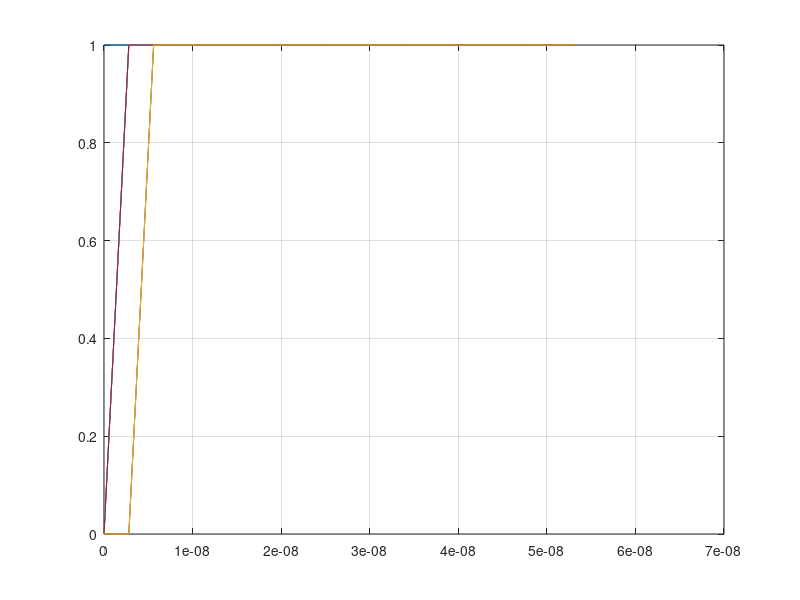
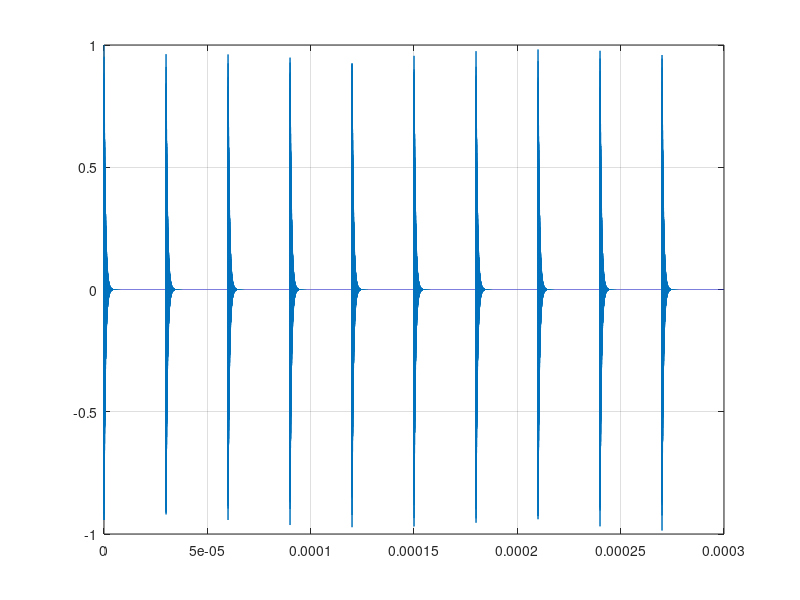

The MATLAB source for these figures, in order:
close all;
clear all; % clc;

format compact

% addpath('../LlrfLib/')
addpath('../../submodules/sysgen-dsp-lib/LlrfLib/')
% LLRF setup
axiClk = 156.25e6;
interleavedChannels = 12;



configBase = hex2dec('800');
statusBase = hex2dec('0');
cav1p1_addr = 204;
cav1p2_addr = cav1p1_addr * 2;
cav2p1_addr = cav1p1_addr * 3;
cav2p2_addr = cav1p1_addr * 4;

Fs     = 357e6;
Fadc   = Fs;
flo    = 2771e6;       % LO freq
Ts     = 1/Fs;
Tadc   = 1/Fadc;
Fproc  = 204e6;
Fsig   = Fproc/12;
Tsig   = 1/Fsig;
fc = 2851.3e6;    % Cavity resonate freq
f_prl = 2856e6;   % PRL freq
wc    = 2*pi*fc;
wprl  = 2*pi*f_prl;
q  = 6000;        % Cavity Q
bw = fc/q;        % Cavity BW
f_85 = 85e6;
adc2if = 5/21;

% b_rate = 0.03e6;  % Beam rate in Hz
% b_ts   = 1/b_rate
% sig_ratio = Fadc/b_rate
% num_shot = 10
% t_needed = b_ts * num_shot

t_puls_stop = 2.5e-5; % simulation set stop time for ring down
t_puls_gap  = 5e-6; % time gap between pulse
t_gap_tic   = round(t_puls_gap/Ts);
t_delay     = 1e-6;   % Delaying the start of the pulse
puls_t = (t_delay + t_puls_stop + t_puls_gap)
puls_t_adc = round(puls_t/Ts)*Ts
num_shot = 10
pul_pt = 357*30;  % need to make sure it is on the 5:21 ratio between fadc and 85MHz
gap_pt = 500;      % take 20 clock cycles of 375MHz
% t_stop = (num_shot * puls_t_adc)
t_stop = (num_shot * pul_pt);

t_sig  = (0:(t_stop))*(1/(Fadc));
t_sig(end)

sig_t_trg = zeros(1, length(t_sig));
sig_t_pul_t = ones(1,num_shot-1);
sig_t_trg(1,1:20) = 1e1;
for i=1:num_shot
    sig_t_pul_t(i+1) = (i*pul_pt)+1;
    sig_t_trg(1,sig_t_pul_t(i+1)) = 1e1;
%     t_sig(sig_t_pul_t(i+1))-t_sig(sig_t_pul_t(i))
%     (t_sig(sig_t_pul_t(i+1))-t_sig(sig_t_pul_t(i)))/(1/85e6)    
end
for i = 1:num_shot-1
    sig_t_trg(1,sig_t_pul_t(i+1):sig_t_pul_t(i+1)+20) = 1e1;
end
% sig_t_pul_t
% t_sig(sig_t_pul_t)

% figure()
% plot(t_sig, sig_t_trg); grid on

% Math representation of the IF cavity ring output 
f_if = fc - flo;
f_if_prl = f_prl-flo;
sig_SIM_PRL = cos((2*pi*(f_if_prl)*(t_sig)) + (0));   % Simplified PRL signal in the adc for simulink



sig_SIM_IF    = zeros(1, length(t_sig));
sig_SIM_y_if  = zeros(1, length(t_sig));
sig_SIM_Ustep = zeros(1, length(t_sig));
sig_SIM_cav_ring_if = zeros(1, length(t_sig));
% sig_delay = (8*(1/Fsig))+0;
sig_delay = t_delay;
phi_err = (0:(2*pi/(num_shot)):2*pi)*(1/fc);
% phi_err = (0:num_shot)*(100e-15);
% phi_err = zeros(1,num_shot);

tau_if = 1/(2*pi*bw/2);
f_if1 = f_if;
% f_if = 79e6;
t_edge = (sig_t_pul_t(2)-gap_pt);
for i = 1:(num_shot)
    sig_SIM_IF(sig_t_pul_t(i):(sig_t_pul_t(i+1)-gap_pt))   = cos((2*pi*f_if*(t_sig(1:t_edge)-phi_err(i))));         % 80.278MHz ring
    sig_SIM_y_if(sig_t_pul_t(i):(sig_t_pul_t(i+1)-gap_pt)) = exp(-(t_sig(1:t_edge)-phi_err(i))/tau_if);   % Cavity exp decay
    sig_SIM_Ustep(sig_t_pul_t(i):(sig_t_pul_t(i+1)-gap_pt)) = (t_sig(1:t_edge)-phi_err(i) >= phi_err(i));  % Delaying the start using a step function
%     sig_SIM_cav_ring_if(sig_t_pul_t(i):sig_t_pul_t(i+1)-1) = sig_SIM_IF(sig_t_pul_t(i):sig_t_pul_t(i+1)-1) .* ...
%         sig_SIM_Ustep(sig_t_pul_t(i):sig_t_pul_t(i+1)-1) .* sig_SIM_y_if(sig_t_pul_t(i):sig_t_pul_t(i+1)-1);
    sig_SIM_cav_ring_if(sig_t_pul_t(i):(sig_t_pul_t(i+1)-gap_pt)) = sig_SIM_IF(sig_t_pul_t(i):(sig_t_pul_t(i+1)-gap_pt)) .* ...
        sig_SIM_Ustep(sig_t_pul_t(i):(sig_t_pul_t(i+1)-gap_pt)) .* sig_SIM_y_if(sig_t_pul_t(i):(sig_t_pul_t(i+1)-gap_pt));
end
% sig_SIM_cav_ring_if = cos((2*pi*(f_if)*(t_sig)) + (0));   % Simplified PRL signal in the adc for simulink

figure()
plot(t_sig(1:20), sig_SIM_Ustep(1:20)); grid on; hold on
for i = 2:(num_shot)
    plot(t_sig(1:20), sig_SIM_Ustep(sig_t_pul_t(i):(sig_t_pul_t(i)+19)));
end
hold off;

% f_if = f_if1;
figure()
plot(t_sig, sig_SIM_cav_ring_if); grid on
% plot(t_sig, sig_t_trg);
% figure()
% plot(t_sig, sig_SIM_PRL); grid on


% Let's make a FIR LPF for after the complex multiply
f_lpf = 2e6;
w_lpf = f_lpf/(Fsig/2);
fir_lpf = fir1(15, w_lpf);
% figure(); freqz(fir_lpf); grid on

SYS_PRL = [t_sig', sig_SIM_PRL'];
SYS_CAV = [t_sig', sig_SIM_cav_ring_if'];
SYS_TRG = [t_sig', sig_t_trg'];
% close all;
